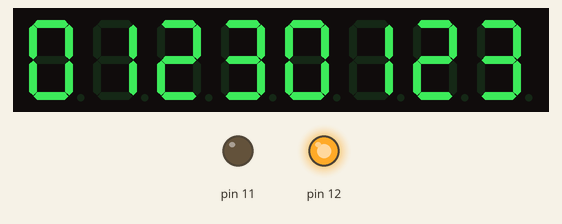
Recording of a sketch running on a simulated Arduino Uno, built with avr-gcc and run on an emulated ATmega328P. Shown: 8-digit seven-segment display, output pins drawn as LEDs (lit = HIGH).

Above: at 0.13 s.
At 0.88 s:
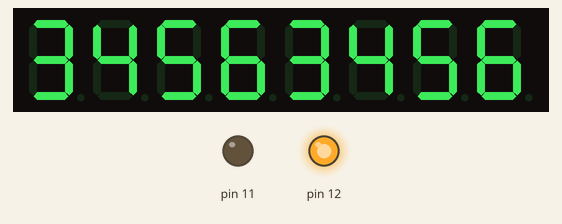
At 1.39 s:
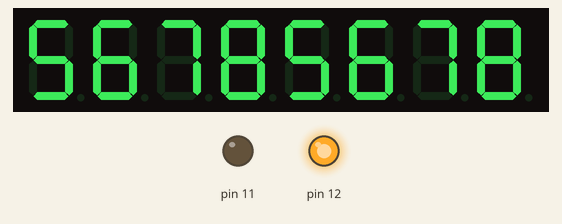
At 1.9 s:
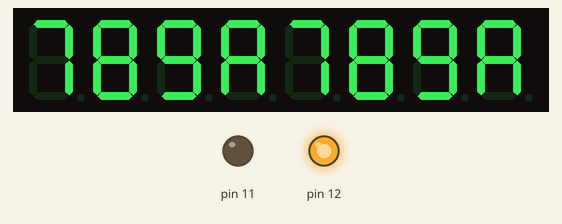
At 2.4 s:
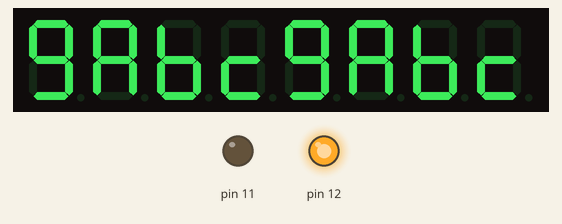
At 3.16 s:
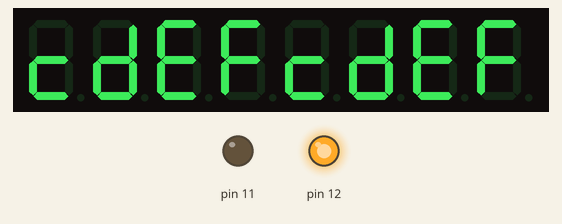

Measured:
- by itself, everything shown: repeats every 3.5 s, in 14 steps

The sketch:

LEDemo7Segment.ino
```cpp
//We always have to include the library
#include "LedControl.h"

/*
 Now we need a LedControl to work with.
 ***** These pin numbers will probably not work with your hardware *****
 pin 12 is connected to the DataIn
 pin 11 is connected to the CLK
 pin 10 is connected to LOAD
 We have only a single MAX72XX.
 */
LedControl lc=LedControl(8,10,9,1);

/* we always wait a bit between updates of the display */
unsigned long delaytime=250;

void setup() {

  pinMode(11, OUTPUT);
  digitalWrite(11, LOW);
  pinMode(12, OUTPUT);
  digitalWrite(12, HIGH);

  /*
   The MAX72XX is in power-saving mode on startup,
   we have to do a wakeup call
   */
  lc.shutdown(0,false);
  /* Set the brightness to a medium values */
  lc.setIntensity(0,1);
  /* and clear the display */
  lc.clearDisplay(0);
}


/*
 This method will display the characters for the
 word "Arduino" one after the other on digit 0.
 */
void writeArduinoOn7Segment() {
  lc.setChar(0,0,'a',false);
  delay(delaytime);
  lc.setRow(0,0,0x05);
  delay(delaytime);
  lc.setChar(0,0,'d',false);
  delay(delaytime);
  lc.setRow(0,0,0x1c);
  delay(delaytime);
  lc.setRow(0,0,B00010000);
  delay(delaytime);
  lc.setRow(0,0,0x15);
  delay(delaytime);
  lc.setRow(0,0,0x1D);
  delay(delaytime);
  lc.clearDisplay(0);
  delay(delaytime);
}

/*
  This method will scroll all the hexa-decimal
 numbers and letters on the display. You will need at least
 four 7-Segment digits. otherwise it won't really look that good.
 */
void scrollDigits() {
  for(int i=0;i<13;i++) {
    lc.setDigit(0,7,i,false);
    lc.setDigit(0,6,i+1,false);
    lc.setDigit(0,5,i+2,false);
    lc.setDigit(0,4,i+3,false);
    lc.setDigit(0,3,i,false);
    lc.setDigit(0,2,i+1,false);
    lc.setDigit(0,1,i+2,false);
    lc.setDigit(0,0,i+3,false);
    delay(delaytime);
  }
  lc.clearDisplay(0);
  delay(delaytime);
}

void loop() {
  //writeArduinoOn7Segment();
  scrollDigits();
}
```
